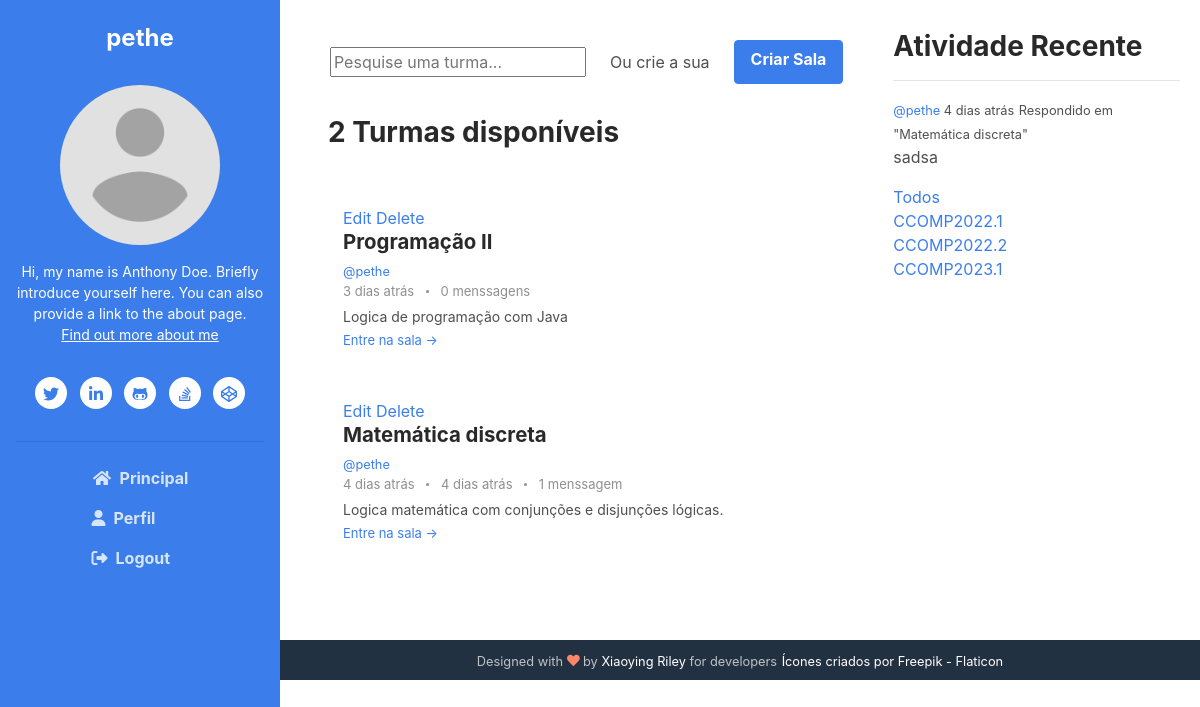
/?q=CCOMP2023.1 (signed in), run on an earlier commit of the app's database.
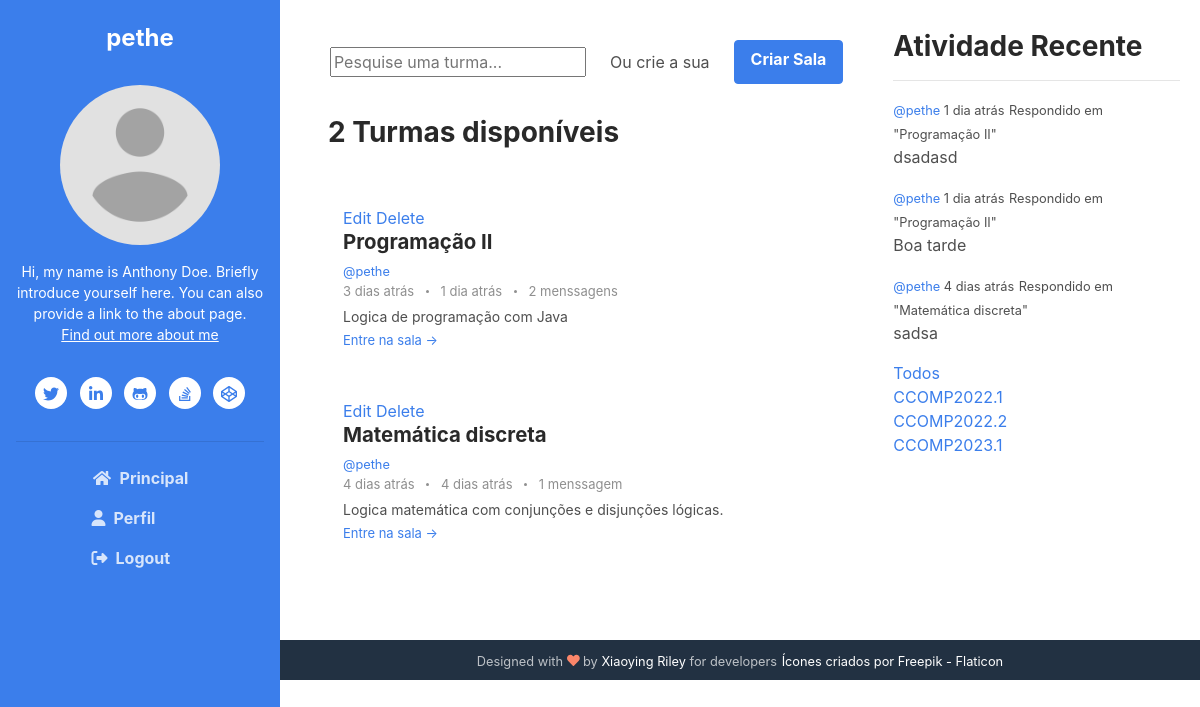
And on a later commit of the database.
### base/models.py (models this page shows, shortened)
class Room(models.Model):
    host = models.ForeignKey(User, on_delete=models.SET_NULL, null=True)
    classe = models.ForeignKey(Classe, on_delete=models.SET_NULL, null=True)
    name = models.CharField(max_length=200)
    desc = models.TextField(null=True, blank=True)
    participants = models.ManyToManyField(
        User, related_name='participants', blank=True)
    updated = models.DateTimeField(auto_now=True)
    created = models.DateTimeField(auto_now_add=True)
    created_in = models.TextField(null=True, blank=True)
    class Meta:
        ordering = ['-updated', '-created']
    def __str__(self):
        return self.name

class Message(models.Model):
    user = models.ForeignKey(User, on_delete=models.CASCADE)
    room = models.ForeignKey(Room, on_delete=models.CASCADE)
    body = models.TextField()
    update = models.DateTimeField(auto_now=True)
    created = models.DateTimeField(auto_now_add=True)
    created_in = models.TextField(null=True, blank=True)

class Classe(models.Model):
    name = models.CharField(max_length=200)

### base/views.py (the view)
# urls.py: path('', views.home, name="home"),
def home(request):
    q = request.GET.get('q') if request.GET.get(
        'q') != None else ''
    rooms = Room.objects.filter(Q(classe__name__icontains=q) | Q(
        name__icontains=q) | Q(desc__icontains=q)).order_by('-created')
    howLongAgo(rooms)
    classes = Classe.objects.all()
    room_count = rooms.count()
    room_messages = Message.objects.filter(
        Q(room__classe__name__icontains=q) | Q(
            room__name__icontains=q)).order_by('-created')
    howLongAgo(room_messages)
    recent_activity = room_messages[:6]
    context = {'rooms': rooms, 'classes': classes,
               'q': q, 'room_count': room_count, 'room_messages': room_messages,
               'recent_activity': recent_activity}
    return render(request, 'base/home.html', context)

### base/views.py (called while the page is built)
def timesince(dt, default="agora"):
    now = datetime.now()
    diff = now - dt
    periods = (
        (diff.days // 365, "ano", "anos"),
        (diff.days // 30, "mês", "meses"),
        (diff.days // 7, "semana", "semanas"),
        (diff.days, "dia", "dias"),
        (diff.seconds // 3600, "hora", "horas"),
        (diff.seconds // 60, "minuto", "minutos"),
        (diff.seconds - 30, "segundo", "segundos"),
    )
    for period, singular, plural in periods:
        if period >= 1:
            return "%d %s atrás" % (period, singular if period == 1 else plural)
    return default

### base/templates/base/home.html
{% extends 'main.html' %}
{% block content %}
	<div class="main-2-column">
		<div class="mt-4">
			<div class="m-2 my-md-3 d-flex justify-content-center align-items-center">
				<form action="" method="get">
					<input type="text" name="q" placeholder="Pesquise uma turma...">
				</form>
				<p class="mx-4 my-2">Ou crie a sua</p>
				<a class="btn btn-primary" href="{% url 'create-room' %}">Criar Sala</a>
			</div>
			<div>
				<h3 class="pl-5 pt-3">{{room_count}} Turmas disponíveis</h3>
				{% include 'base/feed_component.html' %}
			</div>
		</div>
		<div>
			{% include 'base/activity_component.html' %}
			{% include 'base/classes_component.html' %}
		</div>
	</div>
{% endblock content%}

### base/templates/base/feed_component.html
{% load humanize %}
<section class="blog-list px-3 py-5 p-md-5 ">
    <div class="container">
        {% for room in rooms %}
            {% if request.user == room.host %}
                <a href="{% url 'update-room' room.id%}">Edit</a>
                <a href="{% url 'delete-room' room.id%}">Delete</a>
            {% endif %}
            <div class="item mb-5">
                <div class="media">
                    <div class="media-body">
                        <h3 class="title mb-1"><a href="{% url 'room' room.id%}">{{room.name}}</a></h3>
                        <small><a href="{% url 'user-profile' room.host.id %}">@{{room.host.username}}</a></small>
                        <div class="meta mb-1"><span class="date">
                            {{room.created_in}}
                        </span>
                            {% if room.message_set.all.count > 0 %}
                            <span class="time">
                            {% for m in room.message_set.all %}
                                {% if forloop.last %}
                                {{m.created_in}}
                                {% endif %}
                            {% endfor%}
                            </span>
                            {% endif %}
                            <span class="comment">
                                <a href="#">
                                    {{room.message_set.all.count}}
                                {% if room.message_set.all.count > 1 or room.message_set.all.count == 0%}
                                    menssagens
                                {% else %}
                                    menssagem
                                {% endif %}
                                </a>
                            </span>
                        </div>
                        <div class="intro">{{room.desc|truncatechars:70}}</div>
                        <a class="more-link" href="{% url 'room' room.id%}">Entre na sala &rarr;</a>
                    </div>
                </div>
            </div>
        {% endfor %}
    </div>
</section>

### base/templates/base/activity_component.html (shortened to what this page needs)
{% load humanize %}
<div class="recent-container">
	<h3>Atividade Recente</h3>
	<hr />
	{% for message in recent_activity%}
	<div>
		<small
			><a href="{% url 'user-profile' message.user.id%}">@{{message.user}} </a>
			{{message.created_in}}</small
		>
		<small>Respondido em "{{message.room}}"</small>
		<p>{{message.body|truncatechars:50}}</p>
	</div>
	{% endfor %}
</div>

### base/templates/base/classes_component.html
<a href="{% url 'home' %}">Todos</a>
{% for classe in classes %}
    <div>
        <a href="{% url 'home' %}?q={{classe.name}}">{{classe.name}}</a>
    </div>
{% endfor %}

What changed in the data, as far as the page shows it:
changed Room "Programação II": message_set.all.count "0" → "2"
added Message: created_in "1 dia atrás", user "pethe", room "Programação II", body "dsadasd"
added Message: user "pethe", created_in "1 dia atrás", room "Programação II", body "Boa tarde", shown under "Atividade Recente"
